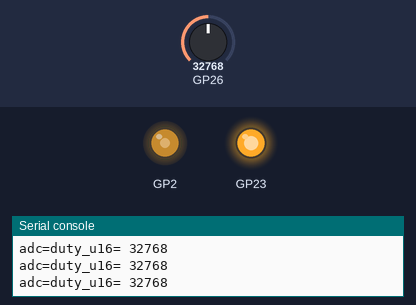
The program below on a simulated Raspberry Pi Pico running MicroPython. Parts: output pins drawn as LEDs (lit = HIGH), the last lines printed to the serial console. The inputs (shaded band) are chosen by the test bench; at power-on: GP26 = 32768 (analog values on the 0–65535 scale).

Above: at 1.2 s.
1.3 s: GP26 set to 7864
At 1.8 s:
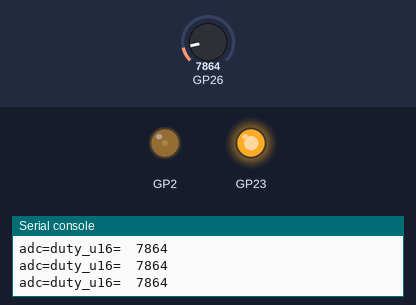
2.8 s: GP26 set to 0
At 3.2 s:
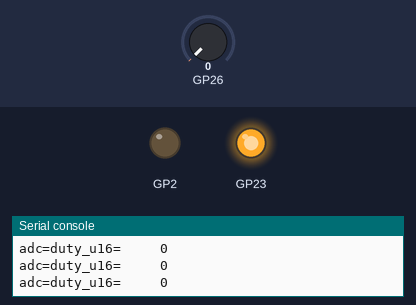
4.3 s: GP26 set to 45874
At 5.5 s:
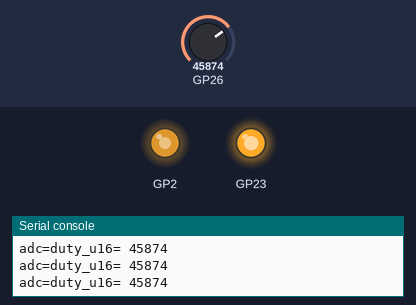
5.8 s: GP26 set to 57670
At 7.0 s:
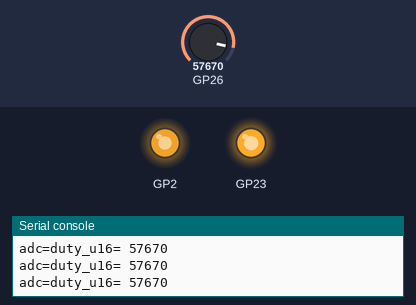
Timing chart, 0 to 8.3 s (numbered marks = the images above; inputs shaded):
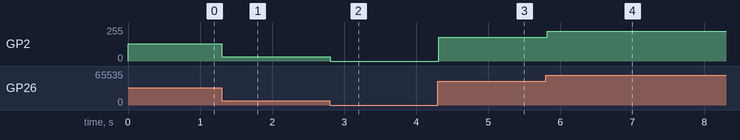

The program:

pwm-led.py
```python
from machine import Pin, ADC, PWM
import time

# Désactive PowerSafe (lower ripple)
Pin( 23, Pin.OUT, value=True )

a0 = ADC( Pin( Pin.board.GP26 ) )
led = PWM( Pin( Pin.board.GP2 ) )
led.freq( 500 )
while True:
    val = a0.read_u16()
    led.duty_u16( val )
    print( 'adc=duty_u16= %5i' % (val) )
    time.sleep_ms( 100 )
```

Measured:
- after the input at 1.3 s, GP2: 128/255 → 31/255 at once
- after the input at 2.8 s, GP2: 31/255 → 0/255 at once
- after the input at 4.3 s, GP2: 0/255 → 178/255 at once
- after the input at 5.8 s, GP2: 178/255 → 224/255 at once
